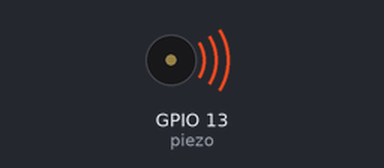
Recording of a program running on a simulated Raspberry Pi (BCM pin numbers). On the bench: buzzer (waves = sounding). What the program prints to the terminal is not drawn.

Above: at 0.15 s.
At 4.9 s:
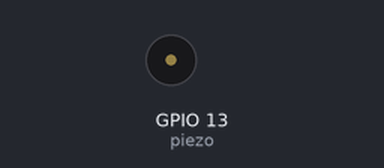
Timing chart, 0 to 9.6 s (numbered marks = the images above):
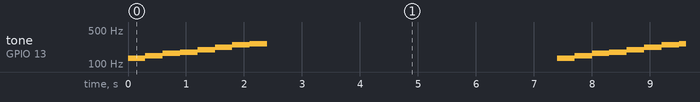

The program:

piezo.py
```python
import RPi.GPIO as gpio
import time

def loop(Buzz, lMelody):
    while True:
        Buzz.start(50)
        for i in lMelody:
            Buzz.ChangeFrequency(i)
            time.sleep(0.3)
        Buzz.stop()
        time.sleep(5)


def main():
    piezo = 13
    lMelody = [131, 147, 165, 175, 196, 220, 247, 262]

    gpio.setmode(gpio.BCM)
    gpio.setup(piezo, gpio.OUT)
    Buzz = gpio.PWM(piezo, 440)
    print('RaspberryPi piezo - python')

    try:
        loop(Buzz, lMelody)
    except KeyboardInterrupt:
        gpio.cleanup()
    except :
        gpio.cleanup()


if __name__ == '__main__':
    main()
```

Measured:
- by itself, tone on GPIO 13 (piezo): repeats every 7.4 s: 147 Hz 0.30 s, 165 Hz 0.30 s, 175 Hz 0.30 s, 196 Hz 0.30 s, 220 Hz 0.30 s, 247 Hz 0.30 s, 262 Hz 0.30 s, silent 5.0 s, 131 Hz 0.30 s
